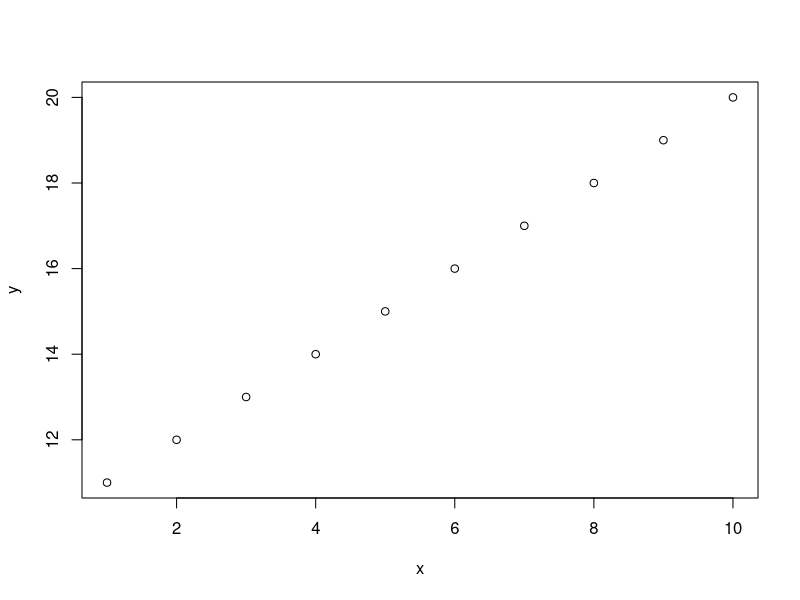
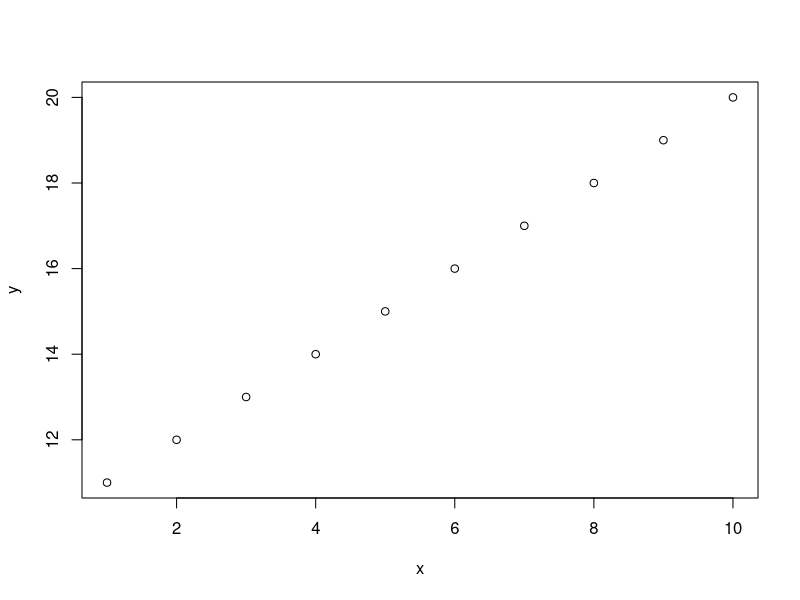
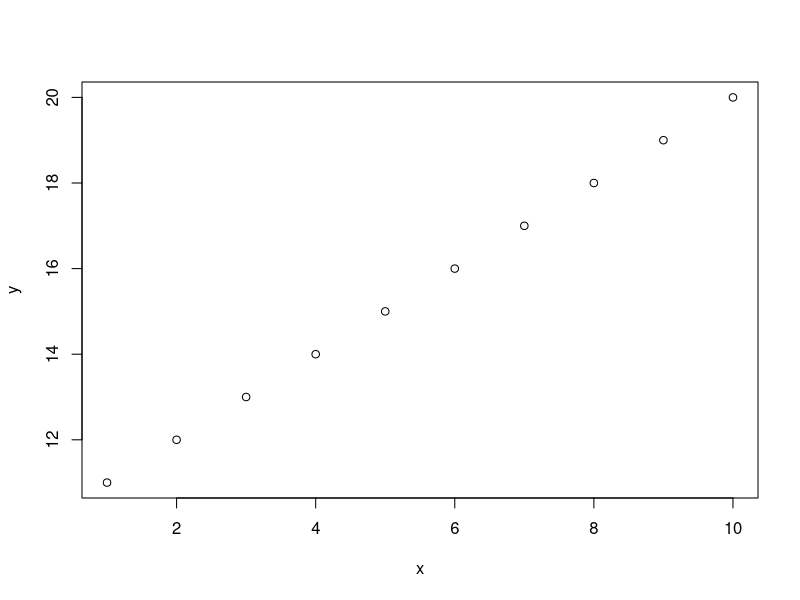

The R source for these figures, in order:
## ---- chunk 1
#| label: r4ds-book-website
#| echo: false
knitr::include_url("https://r4ds.hadley.nz/", height = "500px")
## ---- chunk 2
#| label: quarto-tip-a-day
#| echo: false
knitr::include_url("https://mine-cetinkaya-rundel.github.io/quarto-tip-a-day/", height = "500px")
## ---- chunk 3
#| label: academic-papers
#| echo: false
knitr::include_url("https://quarto-journals.github.io/jss/", height = "500px")
## ---- chunk 4
#| label: add_nums
1 + 2
## ---- chunk 5
#| label: ex-hide
#| echo: false
x = 1:10
y = 11:20
plot(x, y)
## ---- chunk 6
#| label: ex-orig
#| fig-height: 2.5
x = 1:10; y = 11:20
plot(x, y)
## ---- chunk 7
#| label: ex-hide-code
#| echo: false
#| fig-height: 2.5
x = 1:10; y = 11:20
plot(x, y)
